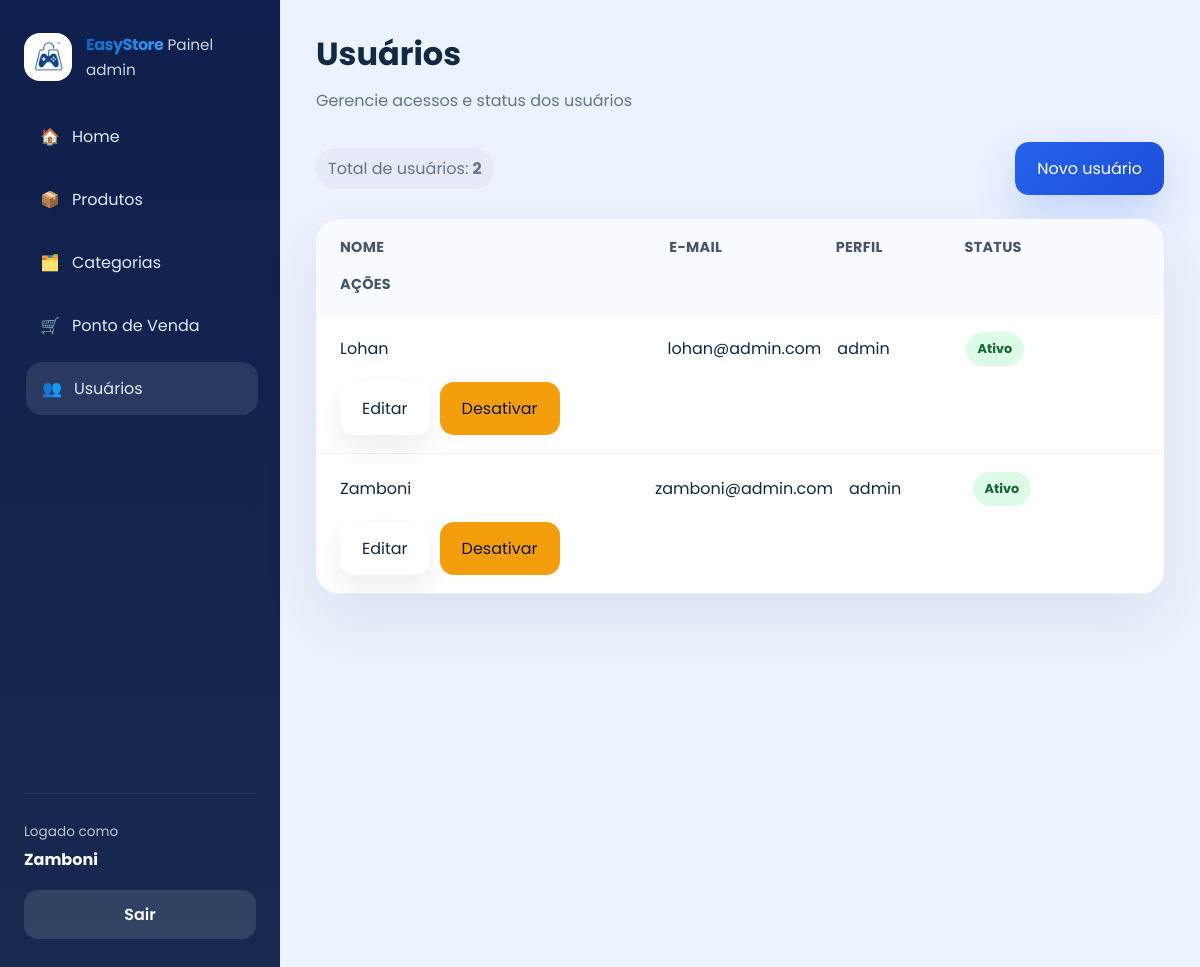
The app's page /usuarios/ (signed in), older data.
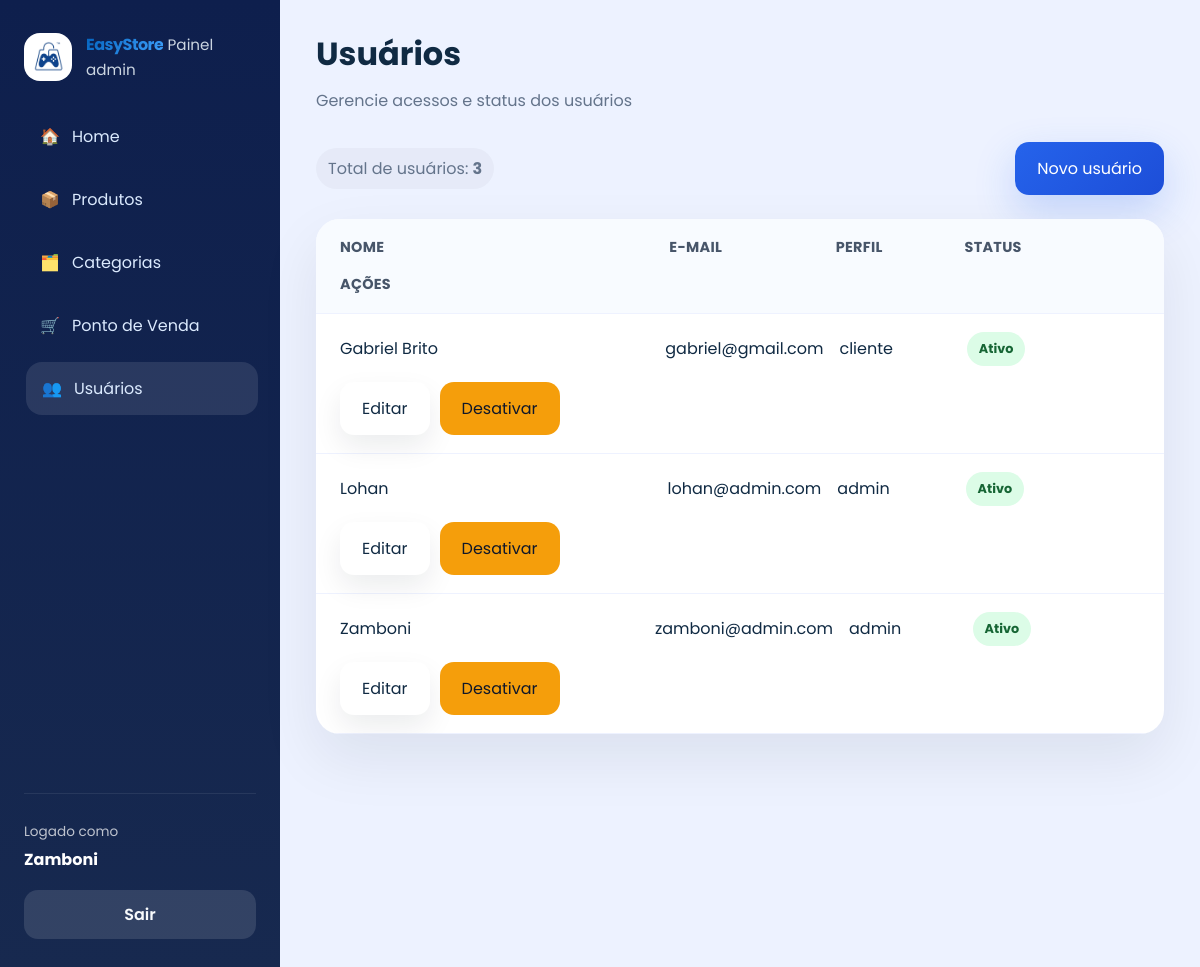
The same page, newer data.
### app/models/usuario.py (models this page shows)
class Usuario(Base):
    __tablename__ = "usuarios"
    id = Column(Integer, primary_key=True, autoincrement=True)
    nome = Column(String(167), nullable=False)
    email = Column(String(167), unique=True, index=True, nullable=False)
    senha_hash = Column(String(255), nullable=False)
    role = Column(String(20), nullable=False, default="operador")
    ativo = Column(Boolean, default=True)
    criado_em = Column(DateTime, server_default=func.now())
    xp_total = Column(Integer, nullable=False, default=0)
    nivel = Column(Integer, nullable=False, default=1)
    moedas_resgate = Column(Integer, nullable=False, default=0)

### app/controllers/admin_controller.py (the view)
@router.get("/")
def listar_usuarios(request: Request, db: Session = Depends(get_db), admin = Depends(get_admin)):
    usuarios = db.query(Usuario).order_by(Usuario.nome).all()
    return templates.TemplateResponse(
        request,
        "admin/usuarios.html",
        {
            "request": request,
            "usuario": admin,
            "usuarios": usuarios,
            "page_title": "Usuários",
            "page_subtitle": "Gerencie acessos e status dos usuários",
            "css_path": "css/admin.css",
            "active": "usuarios",
        }
    )

### app/templates/admin/usuarios.html
{% extends "admin/base.html" %}
{% block content %}
<div class="table-actions">
  <div class="detail-pill">Total de usuários: <strong>{{ usuarios|length }}</strong></div>
  <a href="/usuarios/novo" class="btn btn-primary">Novo usuário</a>
</div>
<div class="table-card">
  <div class="table-row header">
    <div>Nome</div>
    <div>E-mail</div>
    <div>Perfil</div>
    <div>Status</div>
    <div>Ações</div>
  </div>
  {% for usuario in usuarios %}
  <div class="table-row">
    <div>{{ usuario.nome }}</div>
    <div>{{ usuario.email }}</div>
    <div>{{ usuario.role }}</div>
    <div><span class="status-badge {% if usuario.ativo %}active{% else %}inactive{% endif %}">{{ 'Ativo' if usuario.ativo else 'Inativo' }}</span></div>
    <div class="actions">
      <a href="/usuarios/{{ usuario.id }}/editar" class="btn btn-secondary">Editar</a>
      <form action="/usuarios/{{ usuario.id }}/toggle-ativo" method="post"><button type="submit" class="btn btn-warning">{% if usuario.ativo %}Desativar{% else %}Ativar{% endif %}</button></form>
    </div>
  </div>
  {% endfor %}
</div>
{% endblock %}

### app/templates/admin/base.html (shortened to what this page needs)
<!DOCTYPE html>
<html lang="pt-br">
<head>
  <link rel="stylesheet" href="{{ request.url_for('static', path=css_path) }}">
</head>
<body>
  <div class="admin-layout">
    <aside class="sidebar">
      <div class="brand-block">
        <img src="{{ request.url_for('static', path='img/logo.png') }}" alt="EasyStore" class="brand-logo">
        <div>
          <strong>EasyStore</strong>
          <span>Painel admin</span>
        </div>
      </div>
      <nav class="sidebar-nav">
        <a href="/admin" class="{% if active == 'home' %}active{% endif %}"><span>🏠</span>Home</a>
        <a href="/produtos" class="{% if active == 'produtos' %}active{% endif %}"><span>📦</span>Produtos</a>
        <a href="/categorias" class="{% if active == 'categorias' %}active{% endif %}"><span>🗂️</span>Categorias</a>
        <a href="/admin/pos" class="{% if active == 'pos' %}active{% endif %}"><span>🛒</span>Ponto de Venda</a>
        <a href="/usuarios" class="{% if active == 'usuarios' %}active{% endif %}"><span>👥</span>Usuários</a>
      </nav>
      <div class="sidebar-footer">
        <div class="profile-card">
          <span>Logado como</span>
          <strong>{{ usuario.nome  }}</strong>
        </div>
        <a href="/auth/logout" class="logout-btn">Sair</a>
      </div>
    </aside>
    <main class="admin-content">
      <header class="topbar">
        <div>
          <h1>{{ page_title }}</h1>
          {% if page_subtitle %}
          <p class="subtitle">{{ page_subtitle }}</p>
          {% endif %}
        </div>
      </header>
      <section class="page-body">
        {% block content %}{% endblock %}
      </section>
    </main>
  </div>
</body>
</html>

Row changes from the older to the newer data that the page shows:
added Usuario: nome "Gabriel Brito", email "gabriel@gmail.com", role "cliente", ativo "Ativo", shows "Desativar"
Text that changed along with them:
{{ usuarios|length }}: "2" → "3"
